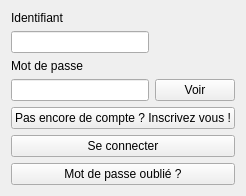
<?xml version="1.0" encoding="UTF-8"?>
<ui version="4.0">
 <class>LogIn</class>
 <widget class="QWidget" name="LogIn">
  <property name="geometry">
   <rect>
    <x>0</x>
    <y>0</y>
    <width>222</width>
    <height>194</height>
   </rect>
  </property>
  <property name="windowTitle">
   <string>Form</string>
  </property>
  <layout class="QGridLayout" name="gridLayout">
   <item row="0" column="0">
    <widget class="QLabel" name="idLab">
     <property name="text">
      <string>Identifiant</string>
     </property>
    </widget>
   </item>
   <item row="1" column="0">
    <widget class="QLineEdit" name="idLine"/>
   </item>
   <item row="2" column="0">
    <widget class="QLabel" name="pwdLab">
     <property name="text">
      <string>Mot de passe</string>
     </property>
    </widget>
   </item>
   <item row="3" column="0">
    <widget class="QLineEdit" name="pwdLine">
     <property name="echoMode">
      <enum>QLineEdit::Password</enum>
     </property>
    </widget>
   </item>
   <item row="3" column="1">
    <widget class="QPushButton" name="seePwd">
     <property name="text">
      <string>Voir</string>
     </property>
    </widget>
   </item>
   <item row="4" column="0" colspan="2">
    <widget class="QPushButton" name="signin">
     <property name="text">
      <string>Pas encore de compte ? Inscrivez vous !</string>
     </property>
    </widget>
   </item>
   <item row="5" column="0" colspan="2">
    <widget class="QPushButton" name="login">
     <property name="text">
      <string>Se connecter</string>
     </property>
     <property name="autoDefault">
      <bool>false</bool>
     </property>
    </widget>
   </item>
   <item row="6" column="0" colspan="2">
    <widget class="QPushButton" name="pwdForgot">
     <property name="text">
      <string>Mot de passe oublié ?</string>
     </property>
    </widget>
   </item>
  </layout>
 </widget>
 <resources/>
 <connections>
  <connection>
   <sender>pwdLine</sender>
   <signal>returnPressed()</signal>
   <receiver>login</receiver>
   <slot>click()</slot>
   <hints>
    <hint type="sourcelabel">
     <x>64</x>
     <y>84</y>
    </hint>
    <hint type="destinationlabel">
     <x>73</x>
     <y>155</y>
    </hint>
   </hints>
  </connection>
  <connection>
   <sender>idLine</sender>
   <signal>returnPressed()</signal>
   <receiver>login</receiver>
   <slot>click()</slot>
   <hints>
    <hint type="sourcelabel">
     <x>37</x>
     <y>38</y>
    </hint>
    <hint type="destinationlabel">
     <x>155</x>
     <y>155</y>
    </hint>
   </hints>
  </connection>
 </connections>
</ui>
